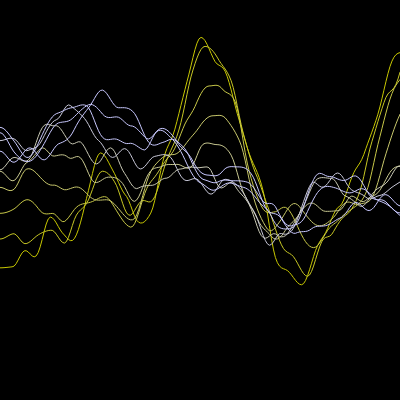
Frame 1 (no input)
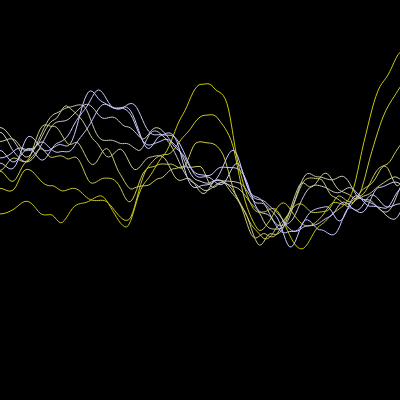
Frame 60 (no input)
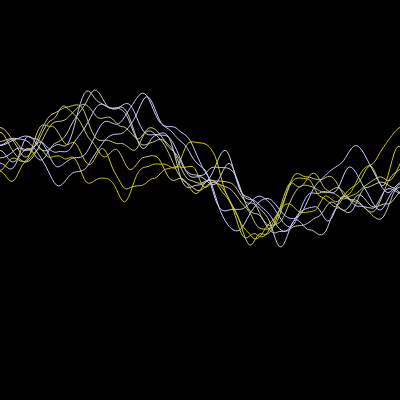
Frame 120 (the mouse pressed at the canvas centre since frame 60)

The p5.js sketch that drew these frames (run headless with seeded random() and noise() and a simulated clock; from frame 60 on, the mouse is pressed at the canvas centre):

// p5.js sketch
// ── sketch.js
function setup() {
  createCanvas(400, 400);
}

function draw() {
	background(0);
	noFill();

	let linienanzahl = 10;
	let wellen = 200;

  let time = millis() / 5000;

	for (j = 0; j < linienanzahl; j++) {
		let farbe = j / linienanzahl*360;

		beginShape();
		stroke(200, 200, farbe);

		for (i = 0; i < wellen; i++) {

			let wellenabstand = (j / 10 + time);
			let py = i / (50 + j);

			let y = noise(wellenabstand, py) * height;

			let x = i / (wellen - 1) * width;

			vertex(x, y);
		}
		endShape();
	}
}
